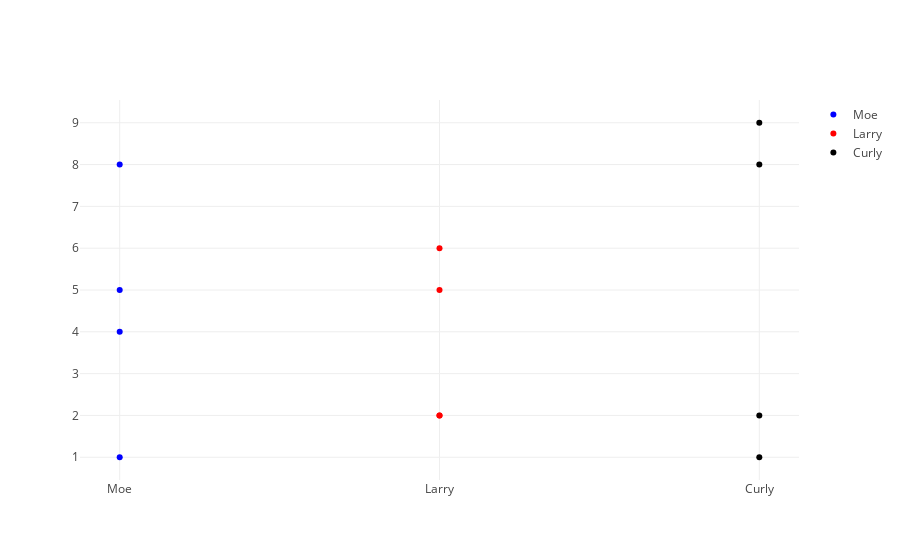

Notebook code cell kept with this figure:
### Markdown cell above
#### Basic Example

### Code cell
import plotly.offline as off

off.init_notebook_mode(connected=True)

subject = ['Moe','Larry','Curly','Moe','Larry','Curly','Moe','Larry','Curly','Moe','Larry','Curly']
score = [1,6,2,8,2,9,4,5,1,5,2,8]

data = [dict(
  type = 'scatter',
  x = subject,
  y = score,
  mode = 'markers',
  transforms = [dict(
    type = 'groupby',
    groups = subject,
    styles = [
        dict(target = 'Moe', value = dict(marker = dict(color = 'blue'))),
        dict(target = 'Larry', value = dict(marker = dict(color = 'red'))),
        dict(target = 'Curly', value = dict(marker = dict(color = 'black')))
    ]
  )]
)]


off.iplot({'data': data}, validate=False)

### Figure 1 — Plotly figure (JSON) as saved in the notebook; plotly's stock layout.template omitted (floating-point values rounded to 4 significant figures)
{"data": [{"mode": "markers", "transforms": [{"groups": ["Moe", "Larry", "Curly", "Moe", "Larry", "Curly", "Moe", "Larry", "Curly", "Moe", "Larry", "Curly"], "styles": [{"target": "Moe", "value": {"marker": {"color": "blue"}}}, {"target": "Larry", "value": {"marker": {"color": "red"}}}, {"target": "Curly", "value": {"marker": {"color": "black"}}}], "type": "groupby"}], "type": "scatter", "x": ["Moe", "Larry", "Curly", "Moe", "Larry", "Curly", "Moe", "Larry", "Curly", "Moe", "Larry", "Curly"], "y": [1, 6, 2, 8, 2, 9, 4, 5, 1, 5, 2, 8]}], "layout": {}}
